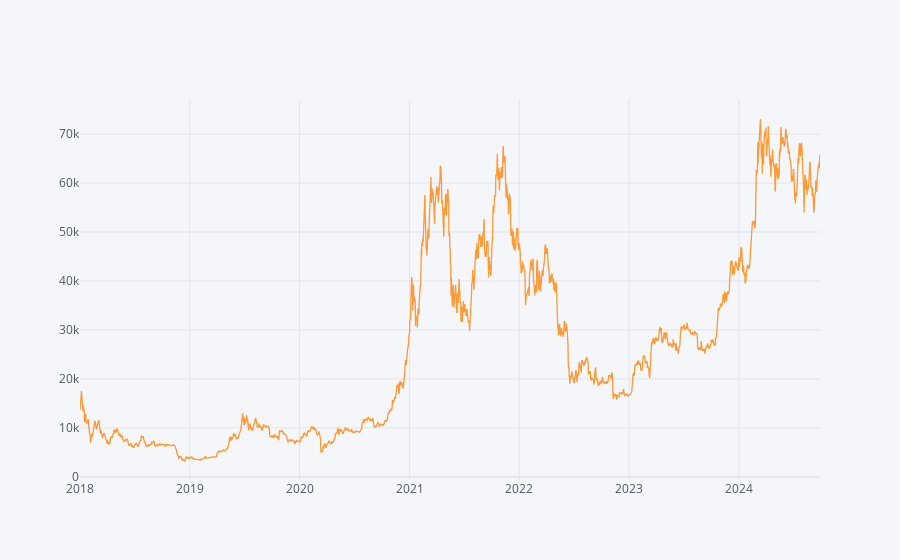

Source (notebook cell):
### Code cell
df.iplot(x='Date', y='Close')

### Figure 1 — Plotly figure (JSON) as saved in the notebook; plotly's stock layout.template omitted (floating-point values rounded to 4 significant figures; data arrays with more than 128 entries replaced by an {"elided": "..."} marker saying what was removed)
{"data": [{"line": {"color": "rgba(255, 153, 51, 1.0)", "dash": "solid", "shape": "linear", "width": 1.3}, "mode": "lines", "name": "Close", "text": "", "type": "scatter", "x": {"elided": "2462 str values"}, "y": {"elided": "2462 float values"}}], "layout": {"autosize": true, "legend": {"bgcolor": "#F5F6F9", "font": {"color": "#4D5663"}}, "paper_bgcolor": "#F5F6F9", "plot_bgcolor": "#F5F6F9", "title": {"font": {"color": "#4D5663"}}, "xaxis": {"autorange": true, "gridcolor": "#E1E5ED", "range": ["2018-01-01", "2024-09-27"], "showgrid": true, "tickfont": {"color": "#4D5663"}, "title": {"font": {"color": "#4D5663"}, "text": ""}, "type": "date", "zerolinecolor": "#E1E5ED"}, "yaxis": {"autorange": true, "gridcolor": "#E1E5ED", "range": [-643.6, 76960.0], "showgrid": true, "tickfont": {"color": "#4D5663"}, "title": {"font": {"color": "#4D5663"}, "text": ""}, "type": "linear", "zerolinecolor": "#E1E5ED"}}}
